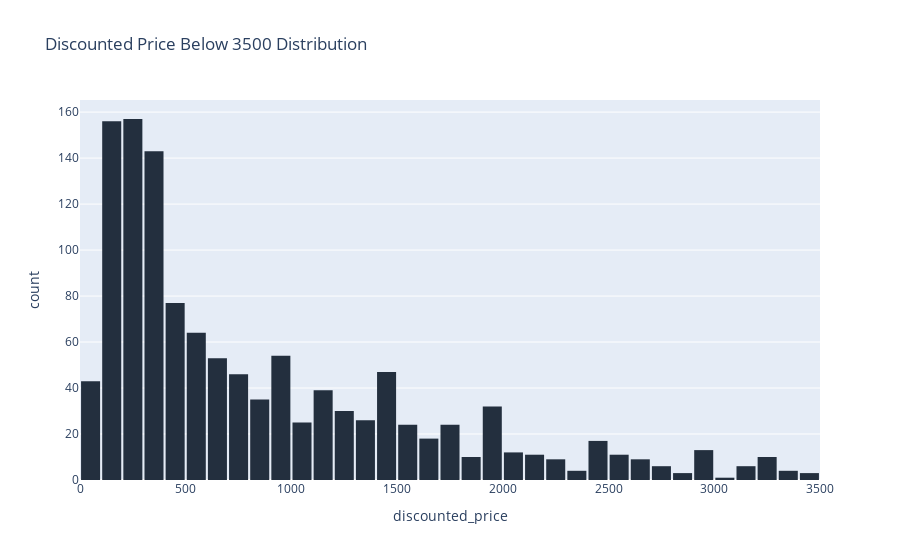

This figure's notebook cell:
### Code cell
#most discounted prices are below 3500
below_3500=df[df['discounted_price']<=3500]
fig=px.histogram(below_3500.discounted_price,x="discounted_price",title="Discounted Price Below 3500 Distribution",color_discrete_sequence=["#232F3E"])
fig.update_layout(bargap=0.1)
fig.show()

### Figure 1 — Plotly figure (JSON) as saved in the notebook; plotly's stock layout.template omitted (floating-point values rounded to 4 significant figures; data arrays with more than 128 entries replaced by an {"elided": "..."} marker saying what was removed)
{"data": [{"alignmentgroup": "True", "bingroup": "x", "hovertemplate": "discounted_price=%{x}<br>count=%{y}<extra></extra>", "legendgroup": "", "marker": {"color": "#232F3E", "pattern": {"shape": ""}}, "name": "", "offsetgroup": "", "orientation": "v", "showlegend": false, "type": "histogram", "x": {"elided": "1222 float values"}, "xaxis": "x", "yaxis": "y"}], "layout": {"bargap": 0.1, "barmode": "relative", "legend": {"tracegroupgap": 0}, "title": {"text": "Discounted Price Below 3500 Distribution"}, "xaxis": {"anchor": "y", "domain": [0, 1], "title": {"text": "discounted_price"}}, "yaxis": {"anchor": "x", "domain": [0, 1], "title": {"text": "count"}}}}
